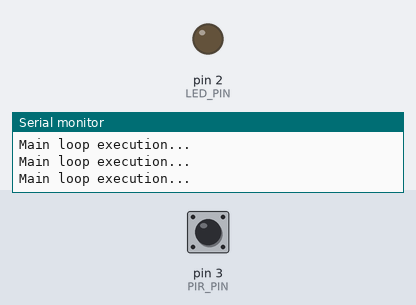
The sketch below on a simulated Arduino Uno, built with avr-gcc and run on an emulated ATmega328P. Shown: output pins drawn as LEDs (lit = HIGH), the last lines printed to the serial monitor. The inputs (shaded band) are chosen by the test bench; at power-on: pin 3 (PIR_PIN) HIGH.

Above: at 1.2 s.
1.3 s: pin 3 (PIR_PIN) pulsed LOW 2 times (0.12 s each, 0.3 s apart)
At 2.3 s:
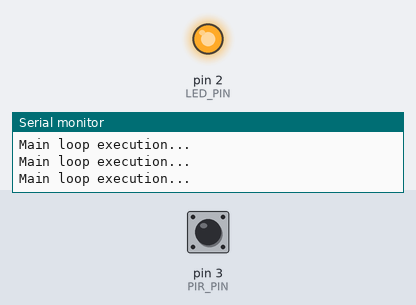
Timing chart, 0 to 4.3 s (numbered marks = the images above; inputs shaded):
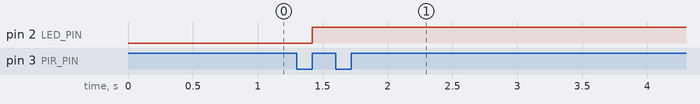

Measured:
- after the input at 1.3 s, pin 2 (LED_PIN): LOW → HIGH after 0.12 s

The sketch:

Task1.2P.ino
```cpp
const int LED_PIN = 2;
const int PIR_PIN = 3;

void setup()
{
  // Log output
  Serial.begin(9600);

  // Setup pins
  pinMode(LED_PIN, OUTPUT);
  pinMode(PIR_PIN, INPUT);

  // Interrupt on motion detected
  attachInterrupt(digitalPinToInterrupt(PIR_PIN), motion, RISING);
}

void loop()
{
  Serial.println("Main loop execution...");
  delay(200);
}

void motion()
{
  Serial.println("Detected motion");

  // Activate LED
  digitalWrite(LED_PIN, HIGH);
}
```
